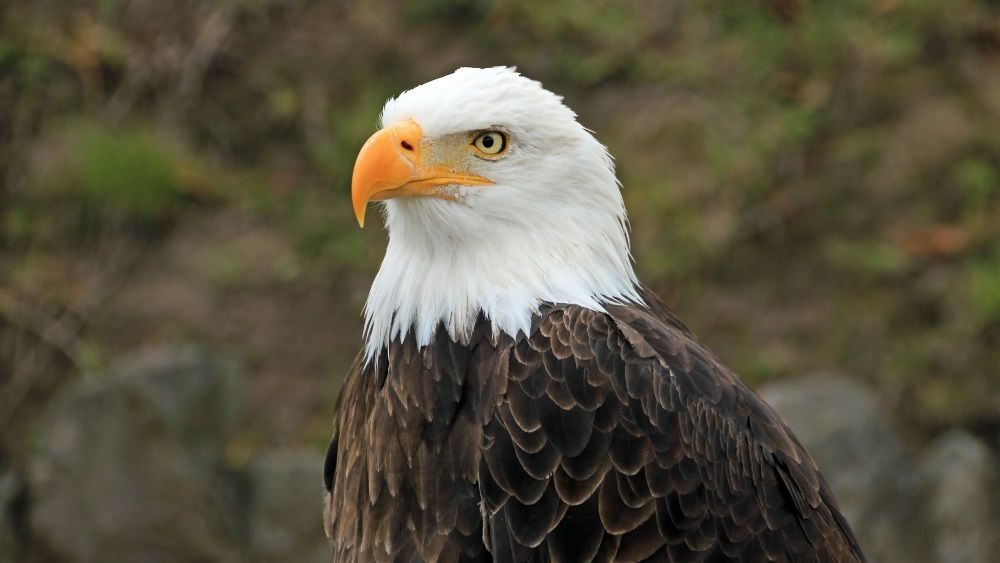
//> input picture project_0/OpenCV_practise/lena.jpg, 1000 x 563 px
$ ./Start01   (built with g++ and OpenCV 4)
//> lines starting //> are read from the running program, lines starting //| are printed output that depends on the picture
//> further down, original is the input picture: 563 rows x 1000 cols, CV_8UC3; mean B, G, R 63.4, 81.8, 87.4
// Start01.cpp : This file contains the 'main' function. Program execution begins and ends there.
//
#include <iostream>
#include <opencv2/opencv.hpp>
//using namespace std;
//using namespace cv;


// [112 lines left out: functions basicOpening, contrastChangeNmb1, contrastChangeNmb2, histogramEqualization, blendingPictures, makeItGRay and 3 more, not called in this run]

void morphologicalOperators()//not done
{
	cv::Mat original = cv::imread("number.jpg");
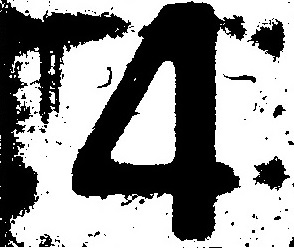
//> input picture project_0/OpenCV_practise/number.jpg, 294 x 250 px
//> original is the input picture: 250 rows x 294 cols, CV_8UC3; min 0, max 255, mean 146.6
	cv::Mat erosion;
	cv::erode(original, erosion, cv::Mat());
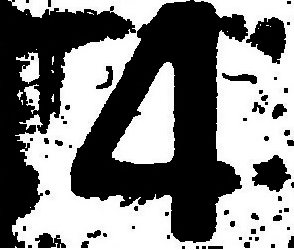
//> erosion: 250 rows x 294 cols, CV_8UC3; min 0, max 255, mean 127.3
	cv::namedWindow("Erosion", cv::WINDOW_NORMAL);
	cv::imshow("Erosion", erosion);
	cv::namedWindow("Origin", cv::WINDOW_NORMAL);
	cv::imshow("Origin", original);

	cv::Mat dilate;
	cv::dilate(original, dilate, cv::Mat(), cv::Point(-1, -1), 2, 1, 1);
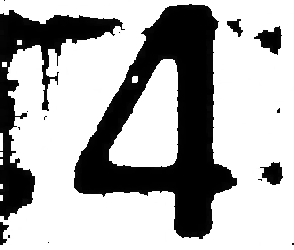
//> dilate: 250 rows x 294 cols, CV_8UC3; min 0, max 255, mean 175
	cv::namedWindow("Dilate", cv::WINDOW_NORMAL);
	cv::imshow("Dilate", dilate);

}


int main()
{
	cv::Mat original = cv::imread("lena.jpg");
	if (original.empty()){
		std::cout << "Could not open or find the image!\n" << std::endl;
		return -1;
	}

	// [9 lines of commented-out code are left out]
	morphologicalOperators();


	cv::waitKey(0);
	cv::destroyAllWindows();
	return 0;
}
